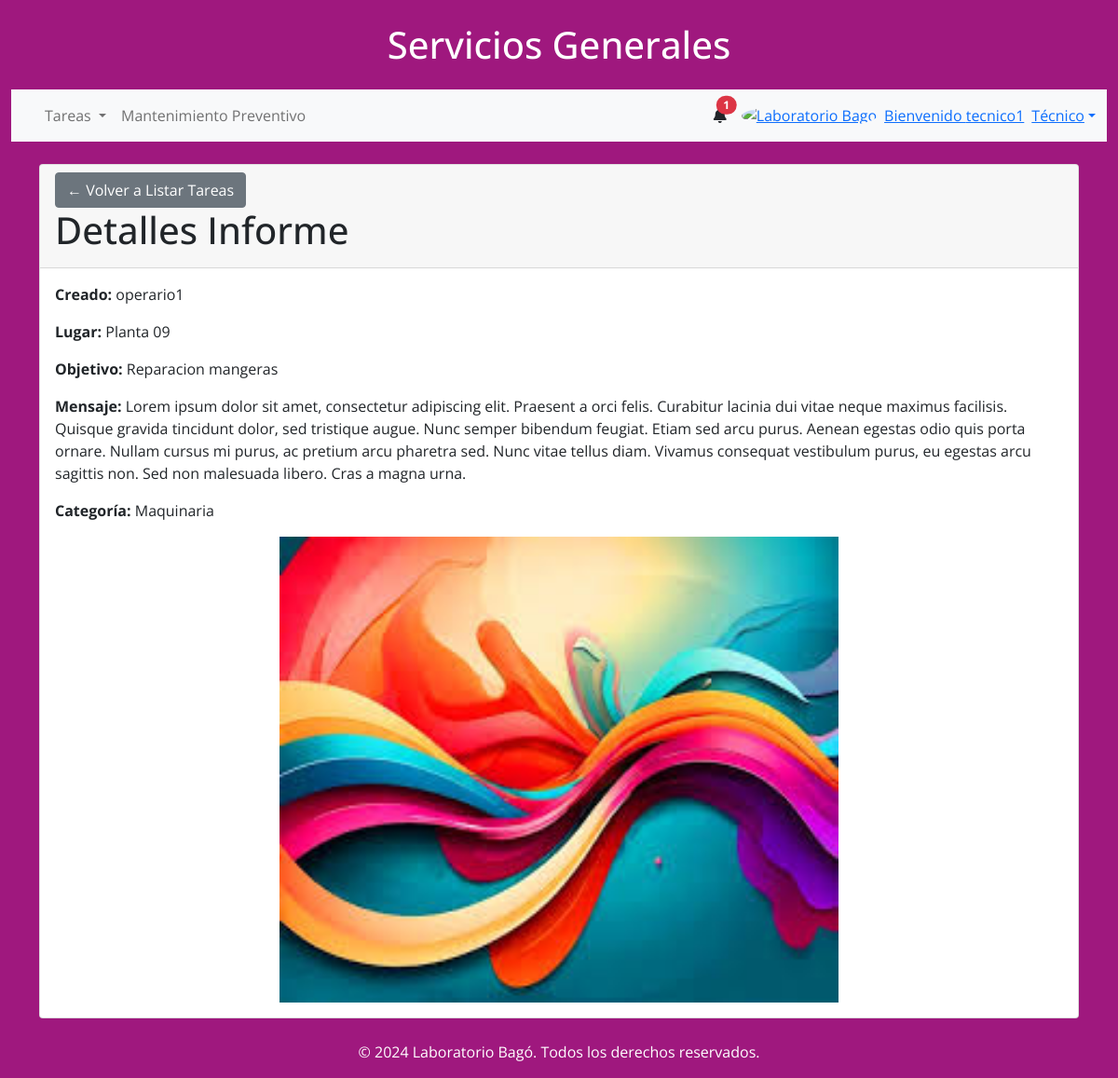
/internos/detalle/informe/3/ (signed in), run on the app's committed database.
### internal_workers/models.py (models this page shows, shortened)
class Informe(models.Model):
    INFRAESTRUCTURA = 'INF'
    MAQUINARIA = 'MAQ'
    CATEGORIA_CHOICES = [
        (INFRAESTRUCTURA, 'Infraestructura'),
        (MAQUINARIA, 'Maquinaria'),
    ]
    usuario = models.ForeignKey(User, on_delete=models.SET_NULL, null=True, related_name="informes")
    creado_en = models.DateTimeField(auto_now_add=True)
    ubicacion = models.ForeignKey(Ubicacion, on_delete=models.SET_NULL, null=True)
    objetivo = models.TextField(null=True, blank=True)
    mensaje = models.TextField(null=True, blank=True)
    imagen = models.ImageField(upload_to='informes/')
    categoría = models.CharField(max_length=3, choices=CATEGORIA_CHOICES, default=INFRAESTRUCTURA)
    class Meta:
        ordering = ['-creado_en']

class Ubicacion(models.Model):
    nombre = models.CharField(max_length=200)

### internal_workers/views.py (the view)
# urls.py: path('detalle/informe/<int:informe_id>/', detalle_informe, name='detalle_informe'),
@login_required
def detalle_informe(request, informe_id):
    informe = get_object_or_404(Informe, id=informe_id)
    return render(request, 'app/detalle/informe.html', {'informe': informe})

### app/context_processors.py (called while the page is built)
def user_groups(request):
    if request.user.is_authenticated:
        username = request.user.username
        grupos = request.user.groups.values_list('name', flat=True)
    else:
        username = None
        grupos = []
    return {
        'username': username,
        'grupos': grupos,
    }

def notificaciones(request):
    if request.user.is_authenticated:
        notificaciones = Notificacion.objects.filter(usuario=request.user, leido=False).order_by('-creado_en')[:3]
    else:
        notificaciones = []
    return {'notificaciones': notificaciones}

### app/templates/app/detalle/informe.html
{% extends '../base.html' %}
{% block content %}
<div class="card mt-4">
    <div class="card-header">
        <a href="{% url 'listar_tareas' %}" class="btn btn-secondary">
            &#8592; Volver a Listar Tareas
        </a>
        <h1>Detalles Informe</h1>
    </div>
    <div class="card-body">
        <p><strong>Creado:</strong> {{ informe.usuario.username }}</p>
        <p><strong>Lugar:</strong> {{ informe.ubicacion.nombre }}</p>
        <p><strong>Objetivo:</strong> {{ informe.objetivo }}</p>
        <p><strong>Mensaje:</strong> {{ informe.mensaje }}</p>
        <p><strong>Categoría:</strong> {{ informe.get_categoría_display }}</p>
        <div class="text-center">
            <img src="{{ informe.imagen.url }}" alt="Imagen del Informe" class="img-fluid" style="width: 600px; height: 500px;">
        </div>
    </div>
</div>
{% endblock %}

### app/templates/app/base.html (shortened to what this page needs)
{% load static %}
<!DOCTYPE html>
<html lang="es">
    <head>
        <link
          href="https://cdnjs.cloudflare.com/ajax/libs/font-awesome/6.0.0/css/all.min.css"
          rel="stylesheet"
        />
        <link href="https://cdn.jsdelivr.net/npm/bootstrap@5.0.2/dist/css/bootstrap.min.css" rel="stylesheet">
        <link
          href="{% static 'css/style.css' %}"
          rel="stylesheet"
        />
    </head>
<body class="Body-base" style="font-family: 'Open Sans', sans-serif;">
    <div class="container-fluid">
    <header class="text-center my-4">
        <h1>Servicios Generales</h1>
    </header>
    <nav class="navbar navbar-expand-lg navbar-light bg-light">
        <div class="container-fluid">
            {% if user.is_authenticated %}
            <div class="collapse navbar-collapse" id="navbarSupportedContent">
                <ul class="navbar-nav me-auto mb-2 mb-lg-0">
                    {% if 'Supervisor' in grupos or 'Operario' in grupos or 'Técnico' in grupos %}
                    <li class="nav-item dropdown">
                        <a class="nav-link dropdown-toggle" href="#" id="tareasDropdown" role="button"
                           data-bs-toggle="dropdown" aria-expanded="false">
                            Tareas
                        </a>
                    </li>
                    {% endif %}
                    {% if 'Supervisor' in grupos or 'Técnico' in grupos or 'Externo' in grupos %}
                    <li class="nav-item">
                        <a class="nav-link" href="{% url 'lista_mantenimiento' %}">Mantenimiento Preventivo</a>
                    </li>
                    {% endif %}
                </ul>
            </div>
            <div class="d-flex align-items-center">
                <div class="dropdown">
                    <a
                        class="text-reset me-3 position-relative"
                        id="navbarDropdownMenuLink"
                        role="button"
                        data-bs-toggle="dropdown"
                        aria-expanded="false"
                        aria-label="Notifications"
                    >
                        <i class="fas fa-bell" aria-hidden="true"></i>
                        <span class="position-absolute top-0 start-100 translate-middle badge rounded-pill bg-danger">
                            {{ notificaciones|length }}
                        </span>
                    </a>
                </div>
            </div>
                <div class="dropdown">
                    <a
                        class="dropdown-toggle d-flex align-items-center"
                        href="#"
                        id="navbarDropdownMenuAvatar"
                        role="button"
                        data-bs-toggle="dropdown"
                        aria-expanded="false"
                    >
                        <img
                            src="https://bagochile.cl/wp-content/uploads/2023/05/cropped-SIMBOLO-LOGO-BAGO-OFF.jpg"
                            class="rounded-circle"
                            height="25"
                            alt="Laboratorio Bago"
                            loading="lazy"
                        />
                        {% if username %}
                        <span class="ms-2">Bienvenido {{ username }}</span>
                        {% if user.is_superuser %}
                            <span class="ms-2">Admin</span>
                        {% else %}
                            {% if grupos %}
                                {% for grupo in grupos %}
                                    <span class="ms-2">{{ grupo }}</span>
                                {% endfor %}
                            {% else %}
                                <span class="ms-2">Sin Rol Asignado</span>
                            {% endif %}
                        {% endif %}
                    {% endif %}
                    </a>
                </div>
                {% else %}
                <div>
                    <a href="{% url 'login' %}" class="btn btn-outline btn-rounded">Login</a>
                    <a href="{% url 'registro' %}" class="btn btn-outline btn-rounded">Registrarse</a>
                </div>
                {% endif %}
            </div>
        </div>
    <div class="container my-4">
        {% block content %}{% endblock content %}
    </div>
    <footer class="text-center mt-4">
        <p>&copy; 2024 Laboratorio Bagó. Todos los derechos reservados.</p>
    </footer>
{% load sweetify %}
</body>
</html>

### app/static/css/style.css (style rules this page uses)
.Body-base { background-color: #9f187e; }
header { color: white !important; }
footer { color: white !important; }

### data on the page
Informe: usuario.username "operario1", ubicacion.nombre "Planta 09", objetivo "Reparacion mangeras", mensaje "Lorem ipsum dolor sit amet, consectetur adipiscing elit. Praesent a orci felis. Curabitur lacinia dui vitae neque maximus facilisis. Quisque gravida tincidunt dolor, sed tristique augue. Nunc semper bibendum feugiat. Etiam sed arcu purus. Aenean egestas odio quis porta ornare. Nullam cursus mi purus, ac pretium arcu pharetra sed. Nunc vitae tellus diam. Vivamus consequat vestibulum purus, eu egestas arcu sagittis non. Sed non malesuada libero. Cras a magna urna.", categoría "Maquinaria", imagen (picture)

### other printed values
{{ notificaciones|length }} "1"
{{ username }} "tecnico1"
{{ grupo }} "Técnico"
